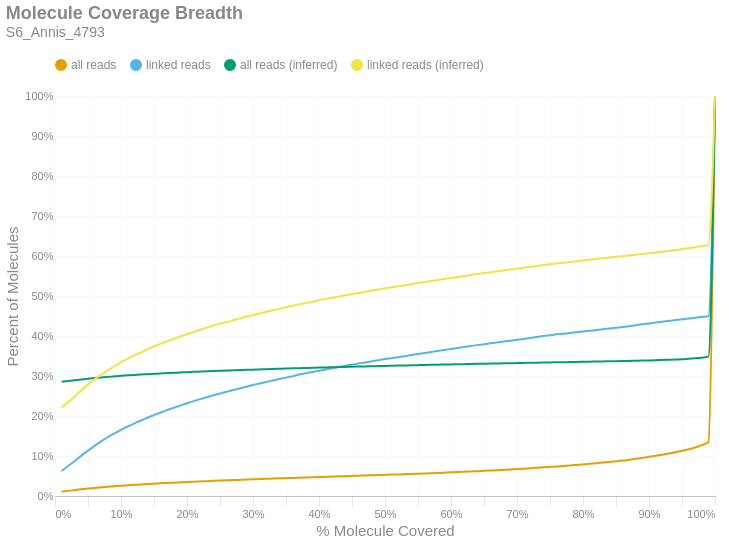

Here is the notebook cell this chart was saved with:
### Markdown cell above
### Molecule Read Coverage
This chart shows molecule coverage breadth as computed by the number of bases aligned to that molecule. In other words, "*how much of each unique long molecule is actually sequenced/aligned?*" Keep in mind there is a distinction between sequences and alignments, since some sequences belonging to a particular molecule may not align well and wouldn't appear in the alignment data. This chart also shows molecule coverage breadth as computed by the *inferred fragment* from which the aligned sequences originate. Unlike read coverage, this calculation takes into account the total insert size, including unsequenced gaps between the forward and reverse reads. Like the previous figures, these are cumulative percents.

### Code cell
if SKIPLR:
    print_html(f"Skipped")
else:
    binned_df = consolidated_hist(valids['coverage_bp'], mask, 0.01, True)
    binned_df_inf = consolidated_hist(valids['coverage_inserts'], mask, 0.01, True)
    binned_df = binned_df.with_columns(pl.lit(binned_df_inf['all reads (cumsum)']).alias('all reads (inferred)'))
    binned_df = binned_df.with_columns(pl.lit(binned_df_inf['linked reads (cumsum)']).alias('linked reads (inferred)'))
    binned_df = binned_df.with_columns(
        (pl.col('bin').cast(pl.Float64) + 0.01).alias('right_edge')
    )

    with SafeRender(binned_df):
        (
            density_plot(binned_df, 'Molecule Coverage Breadth', samplename, 'molcov', ['all reads (inferred)','linked reads (inferred)'])
            .encode(
                #x=alt.X('bin:Q', title="% Molecule Covered").axis(format = '%').scale(padding=0),
                x=alt.X('right_edge:Q', title="% Molecule Covered").axis(format='%').scale(padding=0),
                y=alt.Y('value:Q', title='Percent of Molecules')
                    .axis(format='%')
                    .stack(False)
                    .scale(domainMin=0, padding=0),
                color=alt.Color("key:N").scale(domain = ["all reads", "linked reads", "all reads (inferred)", "linked reads (inferred)"]),
                tooltip = [
                    alt.Tooltip("key:N", title = "Data Type"),
                    alt.Tooltip("range_label:N", title="% Molecule Covered"),
                    alt.Tooltip("value:Q", format = ".2%", title="% Molecules")
                ]
            )
        ).display()

### Figure 1 — Vega-Lite specification as saved in the notebook (floating-point values rounded to 4 significant figures)
{"width": "container", "height": 400, "config": {"title": {"anchor": "start", "dy": -15, "fontSize": 18, "color": "#888888", "subtitleColor": "#888888", "subtitleFontSize": 14}, "arc": {"fill": "#0072B2"}, "axis": {"domainColor": "#888888", "domainWidth": 0.5, "gridWidth": 0.2, "grid": false, "titleFontWeight": 400, "titleFontSize": 15, "labelFontSize": 11, "labelColor": "#888888", "tickColor": "#888888", "tickWidth": 0.2, "titleColor": "#888888"}, "axisBand": {"grid": false}, "axisX": {"grid": true, "tickSize": 10, "domainCap": "round"}, "axisY": {"domain": false, "grid": true, "tickSize": 0, "domainCap": "round"}, "background": "transparent", "header": {"labelFontSize": 15, "labelColor": "#888888", "titleFontSize": 15, "titleFontWeight": 600, "titleColor": "#888888"}, "legend": {"labelFont": "sans-serif", "labelFontSize": 12, "labelColor": "#888888", "symbolSize": 100, "symbolType": "circle", "titleFontSize": 12, "titlePadding": 10, "titleColor": "#888888", "title": null, "orient": "top"}, "range": {"category": ["#E69F00", "#56B4E9", "#009E73", "#F0E442", "#0072B2", "#D55E00", "#CC79A7", "#000000"], "diverging": ["#cfe8f3", "#a2d4ec", "#73bfe2", "#46abdb", "#1696d2", "#12719e"]}, "area": {"fill": "#0072B2", "fillOpacity": 0.7, "line": true, "strokeOpacity": 0.7}, "line": {"color": "#0072B2", "stroke": "#0072B2", "strokeWidth": 2}, "trail": {"color": "#0072B2", "stroke": "#0072B2", "strokeWidth": 0, "size": 1}, "point": {"filled": true, "fillOpacity": 1.0, "size": 95}, "text": {"color": "#888888", "fontSize": 11, "align": "right", "fontWeight": 400, "size": 11}, "bar": {"fill": "#0072B2", "stroke": null}, "view": {"stroke": null, "continuousWidth": 660, "continuousHeight": 400}}, "data": {"name": "data-924c7666ecec34582f297c70f7ebb5e8"}, "mark": {"type": "line", "interpolate": "monotone", "point": {"opacity": 0, "size": 275}}, "encoding": {"color": {"field": "key", "scale": {"domain": ["all reads", "linked reads", "all reads (inferred)", "linked reads (inferred)"]}, "type": "nominal"}, "tooltip": [{"field": "key", "title": "Data Type", "type": "nominal"}, {"field": "range_label", "title": "% Molecule Covered", "type": "nominal"}, {"field": "value", "format": ".2%", "title": "% Molecules", "type": "quantitative"}], "x": {"axis": {"format": "%"}, "field": "right_edge", "scale": {"padding": 0}, "title": "% Molecule Covered", "type": "quantitative"}, "y": {"axis": {"format": "%"}, "field": "value", "scale": {"domainMin": 0, "padding": 0}, "stack": false, "title": "Percent of Molecules", "type": "quantitative"}}, "params": [{"name": "param_c36ac31b6afebe62", "select": {"type": "point", "fields": ["key"]}, "bind": "legend"}], "title": {"text": "Molecule Coverage Breadth", "subtitle": "S6_Annis_4793"}, "transform": [{"fold": ["all reads (cumsum)", "linked reads (cumsum)", "all reads (inferred)", "linked reads (inferred)"]}, {"calculate": "replace(datum.key, ' (cumsum)', '')", "as": "key"}, {"filter": {"param": "param_c36ac31b6afebe62"}}], "usermeta": {"embedOptions": {"downloadFileName": "S6_Annis_4793.molcov"}}, "$schema": "https://vega.github.io/schema/vega-lite/v6.1.0.json", "datasets": {"data-924c7666ecec34582f297c70f7ebb5e8": [{"bin": "0.0", "interval": "0.0-0.01", "all reads": 0.01064, "linked reads": 0.06237, "all reads (cumsum)": 0.01064, "linked reads (cumsum)": 0.06237, "range_label": "0.0-0.01", "all reads (inferred)": 0.2854, "linked reads (inferred)": 0.2215, "right_edge": 0.01}, {"bin": "0.01", "interval": "0.01-0.02", "all reads": 0.002165, "linked reads": 0.0126, "all reads (cumsum)": 0.0128, "linked reads (cumsum)": 0.07497, "range_label": "0.01-0.02", "all reads (inferred)": 0.2873, "linked reads (inferred)": 0.2347, "right_edge": 0.02}, {"bin": "0.02", "interval": "0.02-0.03", "all reads": 0.001988, "linked reads": 0.01247, "all reads (cumsum)": 0.01479, "linked reads (cumsum)": 0.08744, "range_label": "0.02-0.03", "all reads (inferred)": 0.2893, "linked reads (inferred)": 0.2493, "right_edge": 0.03}, {"bin": "0.03", "interval": "0.03-0.04", "all reads": 0.002006, "linked reads": 0.01349, "all reads (cumsum)": 0.0168, "linked reads (cumsum)": 0.1009, "range_label": "0.03-0.04", "all reads (inferred)": 0.2913, "linked reads (inferred)": 0.2644, "right_edge": 0.04}, {"bin": "0.04", "interval": "0.04-0.05", "all reads": 0.001788, "linked reads": 0.01244, "all reads (cumsum)": 0.01858, "linked reads (cumsum)": 0.1134, "range_label": "0.04-0.05", "all reads (inferred)": 0.2931, "linked reads (inferred)": 0.2784, "right_edge": 0.05}, {"bin": "0.05", "interval": "0.05-0.06", "all reads": 0.001656, "linked reads": 0.01197, "all reads (cumsum)": 0.02024, "linked reads (cumsum)": 0.1253, "range_label": "0.05-0.06", "all reads (inferred)": 0.2948, "linked reads (inferred)": 0.2915, "right_edge": 0.06}, {"bin": "0.06", "interval": "0.06-0.07", "all reads": 0.001549, "linked reads": 0.01125, "all reads (cumsum)": 0.02179, "linked reads (cumsum)": 0.1366, "range_label": "0.06-0.07", "all reads (inferred)": 0.2964, "linked reads (inferred)": 0.3035, "right_edge": 0.07}, {"bin": "0.07", "interval": "0.07-0.08", "all reads": 0.001478, "linked reads": 0.01074, "all reads (cumsum)": 0.02327, "linked reads (cumsum)": 0.1473, "range_label": "0.07-0.08", "all reads (inferred)": 0.2978, "linked reads (inferred)": 0.3142, "right_edge": 0.08}, {"bin": "0.08", "interval": "0.08-0.09", "all reads": 0.001227, "linked reads": 0.009002, "all reads (cumsum)": 0.02449, "linked reads (cumsum)": 0.1563, "range_label": "0.08-0.09", "all reads (inferred)": 0.2991, "linked reads (inferred)": 0.3243, "right_edge": 0.09}, {"bin": "0.09", "interval": "0.09-0.1", "all reads": 0.001211, "linked reads": 0.008779, "all reads (cumsum)": 0.0257, "linked reads (cumsum)": 0.1651, "range_label": "0.09-0.1", "all reads (inferred)": 0.3004, "linked reads (inferred)": 0.3344, "right_edge": 0.1}, {"bin": "0.1", "interval": "0.1-0.11", "all reads": 0.001156, "linked reads": 0.008598, "all reads (cumsum)": 0.02686, "linked reads (cumsum)": 0.1737, "range_label": "0.1-0.11", "all reads (inferred)": 0.3016, "linked reads (inferred)": 0.343, "right_edge": 0.11}, {"bin": "0.11", "interval": "0.11-0.12", "all reads": 0.001, "linked reads": 0.007218, "all reads (cumsum)": 0.02786, "linked reads (cumsum)": 0.1809, "range_label": "0.11-0.12", "all reads (inferred)": 0.3027, "linked reads (inferred)": 0.3514, "right_edge": 0.12}, {"bin": "0.12", "interval": "0.12-0.13", "all reads": 0.001085, "linked reads": 0.007831, "all reads (cumsum)": 0.02895, "linked reads (cumsum)": 0.1888, "range_label": "0.12-0.13", "all reads (inferred)": 0.3036, "linked reads (inferred)": 0.3584, "right_edge": 0.13}, {"bin": "0.13", "interval": "0.13-0.14", "all reads": 0.0009556, "linked reads": 0.006884, "all reads (cumsum)": 0.0299, "linked reads (cumsum)": 0.1956, "range_label": "0.13-0.14", "all reads (inferred)": 0.3047, "linked reads (inferred)": 0.3666, "right_edge": 0.14}, {"bin": "0.14", "interval": "0.14-0.15", "all reads": 0.0009107, "linked reads": 0.006521, "all reads (cumsum)": 0.03081, "linked reads (cumsum)": 0.2022, "range_label": "0.14-0.15", "all reads (inferred)": 0.3056, "linked reads (inferred)": 0.3736, "right_edge": 0.15}, {"bin": "0.15", "interval": "0.15-0.16", "all reads": 0.0009171, "linked reads": 0.006661, "all reads (cumsum)": 0.03173, "linked reads (cumsum)": 0.2088, "range_label": "0.15-0.16", "all reads (inferred)": 0.3065, "linked reads (inferred)": 0.3807, "right_edge": 0.16}, {"bin": "0.16", "interval": "0.16-0.17", "all reads": 0.0008337, "linked reads": 0.006048, "all reads (cumsum)": 0.03256, "linked reads (cumsum)": 0.2149, "range_label": "0.16-0.17", "all reads (inferred)": 0.3073, "linked reads (inferred)": 0.387, "right_edge": 0.17}, {"bin": "0.17", "interval": "0.17-0.18", "all reads": 0.0008434, "linked reads": 0.005839, "all reads (cumsum)": 0.03341, "linked reads (cumsum)": 0.2207, "range_label": "0.17-0.18", "all reads (inferred)": 0.3081, "linked reads (inferred)": 0.3929, "right_edge": 0.18}, {"bin": "0.18", "interval": "0.18-0.19", "all reads": 0.0007792, "linked reads": 0.005546, "all reads (cumsum)": 0.03418, "linked reads (cumsum)": 0.2263, "range_label": "0.18-0.19", "all reads (inferred)": 0.3089, "linked reads (inferred)": 0.3988, "right_edge": 0.19}, {"bin": "0.19", "interval": "0.19-0.2", "all reads": 0.0008081, "linked reads": 0.00563, "all reads (cumsum)": 0.03499, "linked reads (cumsum)": 0.2319, "range_label": "0.19-0.2", "all reads (inferred)": 0.3096, "linked reads (inferred)": 0.4045, "right_edge": 0.2}, {"bin": "0.2", "interval": "0.2-0.21", "all reads": 0.0007247, "linked reads": 0.005253, "all reads (cumsum)": 0.03572, "linked reads (cumsum)": 0.2371, "range_label": "0.2-0.21", "all reads (inferred)": 0.3103, "linked reads (inferred)": 0.4103, "right_edge": 0.21}, {"bin": "0.21", "interval": "0.21-0.22", "all reads": 0.0007103, "linked reads": 0.004961, "all reads (cumsum)": 0.03643, "linked reads (cumsum)": 0.2421, "range_label": "0.21-0.22", "all reads (inferred)": 0.311, "linked reads (inferred)": 0.4156, "right_edge": 0.22}, {"bin": "0.22", "interval": "0.22-0.23", "all reads": 0.0007151, "linked reads": 0.004849, "all reads (cumsum)": 0.03714, "linked reads (cumsum)": 0.2469, "range_label": "0.22-0.23", "all reads (inferred)": 0.3118, "linked reads (inferred)": 0.421, "right_edge": 0.23}, {"bin": "0.23", "interval": "0.23-0.24", "all reads": 0.0006814, "linked reads": 0.004863, "all reads (cumsum)": 0.03782, "linked reads (cumsum)": 0.2518, "range_label": "0.23-0.24", "all reads (inferred)": 0.3124, "linked reads (inferred)": 0.4261, "right_edge": 0.24}, {"bin": "0.24", "interval": "0.24-0.25", "all reads": 0.0006654, "linked reads": 0.004557, "all reads (cumsum)": 0.03849, "linked reads (cumsum)": 0.2564, "range_label": "0.24-0.25", "all reads (inferred)": 0.313, "linked reads (inferred)": 0.4309, "right_edge": 0.25}, {"bin": "0.25", "interval": "0.25-0.26", "all reads": 0.0006397, "linked reads": 0.004278, "all reads (cumsum)": 0.03913, "linked reads (cumsum)": 0.2606, "range_label": "0.25-0.26", "all reads (inferred)": 0.3136, "linked reads (inferred)": 0.435, "right_edge": 0.26}, {"bin": "0.26", "interval": "0.26-0.27", "all reads": 0.0007007, "linked reads": 0.004431, "all reads (cumsum)": 0.03983, "linked reads (cumsum)": 0.2651, "range_label": "0.26-0.27", "all reads (inferred)": 0.3142, "linked reads (inferred)": 0.4396, "right_edge": 0.27}, {"bin": "0.27", "interval": "0.27-0.28", "all reads": 0.0005997, "linked reads": 0.003874, "all reads (cumsum)": 0.04043, "linked reads (cumsum)": 0.269, "range_label": "0.27-0.28", "all reads (inferred)": 0.3148, "linked reads (inferred)": 0.4441, "right_edge": 0.28}, {"bin": "0.28", "interval": "0.28-0.29", "all reads": 0.0006381, "linked reads": 0.004348, "all reads (cumsum)": 0.04107, "linked reads (cumsum)": 0.2733, "range_label": "0.28-0.29", "all reads (inferred)": 0.3154, "linked reads (inferred)": 0.4486, "right_edge": 0.29}, {"bin": "0.29", "interval": "0.29-0.3", "all reads": 0.0006285, "linked reads": 0.004055, "all reads (cumsum)": 0.0417, "linked reads (cumsum)": 0.2774, "range_label": "0.29-0.3", "all reads (inferred)": 0.3159, "linked reads (inferred)": 0.4521, "right_edge": 0.3}, {"bin": "0.3", "interval": "0.3-0.31", "all reads": 0.0005852, "linked reads": 0.003832, "all reads (cumsum)": 0.04228, "linked reads (cumsum)": 0.2812, "range_label": "0.3-0.31", "all reads (inferred)": 0.3165, "linked reads (inferred)": 0.4563, "right_edge": 0.31}, {"bin": "0.31", "interval": "0.31-0.32", "all reads": 0.0006013, "linked reads": 0.003888, "all reads (cumsum)": 0.04288, "linked reads (cumsum)": 0.2851, "range_label": "0.31-0.32", "all reads (inferred)": 0.317, "linked reads (inferred)": 0.4605, "right_edge": 0.32}, {"bin": "0.32", "interval": "0.32-0.33", "all reads": 0.0005916, "linked reads": 0.003832, "all reads (cumsum)": 0.04347, "linked reads (cumsum)": 0.2889, "range_label": "0.32-0.33", "all reads (inferred)": 0.3176, "linked reads (inferred)": 0.4643, "right_edge": 0.33}, {"bin": "0.33", "interval": "0.33-0.34", "all reads": 0.000598, "linked reads": 0.003623, "all reads (cumsum)": 0.04407, "linked reads (cumsum)": 0.2925, "range_label": "0.33-0.34", "all reads (inferred)": 0.3181, "linked reads (inferred)": 0.4682, "right_edge": 0.34}, {"bin": "0.34", "interval": "0.34-0.35", "all reads": 0.0005387, "linked reads": 0.003428, "all reads (cumsum)": 0.04461, "linked reads (cumsum)": 0.296, "range_label": "0.34-0.35", "all reads (inferred)": 0.3186, "linked reads (inferred)": 0.472, "right_edge": 0.35}, {"bin": "0.35", "interval": "0.35-0.36", "all reads": 0.0005451, "linked reads": 0.003609, "all reads (cumsum)": 0.04516, "linked reads (cumsum)": 0.2996, "range_label": "0.35-0.36", "all reads (inferred)": 0.3191, "linked reads (inferred)": 0.4757, "right_edge": 0.36}, {"bin": "0.36", "interval": "0.36-0.37", "all reads": 0.0006173, "linked reads": 0.003971, "all reads (cumsum)": 0.04577, "linked reads (cumsum)": 0.3035, "range_label": "0.36-0.37", "all reads (inferred)": 0.3196, "linked reads (inferred)": 0.4793, "right_edge": 0.37}, {"bin": "0.37", "interval": "0.37-0.38", "all reads": 0.0005692, "linked reads": 0.003316, "all reads (cumsum)": 0.04634, "linked reads (cumsum)": 0.3069, "range_label": "0.37-0.38", "all reads (inferred)": 0.3201, "linked reads (inferred)": 0.4825, "right_edge": 0.38}, {"bin": "0.38", "interval": "0.38-0.39", "all reads": 0.0005548, "linked reads": 0.003121, "all reads (cumsum)": 0.0469, "linked reads (cumsum)": 0.31, "range_label": "0.38-0.39", "all reads (inferred)": 0.3205, "linked reads (inferred)": 0.4857, "right_edge": 0.39}, {"bin": "0.39", "interval": "0.39-0.4", "all reads": 0.0005387, "linked reads": 0.003163, "all reads (cumsum)": 0.04744, "linked reads (cumsum)": 0.3131, "range_label": "0.39-0.4", "all reads (inferred)": 0.321, "linked reads (inferred)": 0.4895, "right_edge": 0.4}, {"bin": "0.4", "interval": "0.4-0.41", "all reads": 0.0005307, "linked reads": 0.003121, "all reads (cumsum)": 0.04797, "linked reads (cumsum)": 0.3163, "range_label": "0.4-0.41", "all reads (inferred)": 0.3214, "linked reads (inferred)": 0.4924, "right_edge": 0.41}, {"bin": "0.41", "interval": "0.41-0.42", "all reads": 0.0005612, "linked reads": 0.003316, "all reads (cumsum)": 0.04853, "linked reads (cumsum)": 0.3196, "range_label": "0.41-0.42", "all reads (inferred)": 0.3219, "linked reads (inferred)": 0.4957, "right_edge": 0.42}, {"bin": "0.42", "interval": "0.42-0.43", "all reads": 0.0005499, "linked reads": 0.00294, "all reads (cumsum)": 0.04908, "linked reads (cumsum)": 0.3225, "range_label": "0.42-0.43", "all reads (inferred)": 0.3223, "linked reads (inferred)": 0.4987, "right_edge": 0.43}, {"bin": "0.43", "interval": "0.43-0.44", "all reads": 0.0005724, "linked reads": 0.002954, "all reads (cumsum)": 0.04965, "linked reads (cumsum)": 0.3255, "range_label": "0.43-0.44", "all reads (inferred)": 0.3228, "linked reads (inferred)": 0.5017, "right_edge": 0.44}, {"bin": "0.44", "interval": "0.44-0.45", "all reads": 0.0005259, "linked reads": 0.002829, "all reads (cumsum)": 0.05018, "linked reads (cumsum)": 0.3283, "range_label": "0.44-0.45", "all reads (inferred)": 0.3232, "linked reads (inferred)": 0.5048, "right_edge": 0.45}, {"bin": "0.45", "interval": "0.45-0.46", "all reads": 0.0005532, "linked reads": 0.003121, "all reads (cumsum)": 0.05073, "linked reads (cumsum)": 0.3314, "range_label": "0.45-0.46", "all reads (inferred)": 0.3236, "linked reads (inferred)": 0.5077, "right_edge": 0.46}, {"bin": "0.46", "interval": "0.46-0.47", "all reads": 0.0004938, "linked reads": 0.00248, "all reads (cumsum)": 0.05122, "linked reads (cumsum)": 0.3339, "range_label": "0.46-0.47", "all reads (inferred)": 0.324, "linked reads (inferred)": 0.5105, "right_edge": 0.47}, {"bin": "0.47", "interval": "0.47-0.48", "all reads": 0.0005435, "linked reads": 0.002829, "all reads (cumsum)": 0.05177, "linked reads (cumsum)": 0.3367, "range_label": "0.47-0.48", "all reads (inferred)": 0.3244, "linked reads (inferred)": 0.5136, "right_edge": 0.48}, {"bin": "0.48", "interval": "0.48-0.49", "all reads": 0.0005483, "linked reads": 0.002815, "all reads (cumsum)": 0.05232, "linked reads (cumsum)": 0.3395, "range_label": "0.48-0.49", "all reads (inferred)": 0.3248, "linked reads (inferred)": 0.5162, "right_edge": 0.49}, {"bin": "0.49", "interval": "0.49-0.5", "all reads": 0.0006157, "linked reads": 0.002843, "all reads (cumsum)": 0.05293, "linked reads (cumsum)": 0.3424, "range_label": "0.49-0.5", "all reads (inferred)": 0.3253, "linked reads (inferred)": 0.5194, "right_edge": 0.5}, {"bin": "0.5", "interval": "0.5-0.51", "all reads": 0.0005099, "linked reads": 0.002216, "all reads (cumsum)": 0.05344, "linked reads (cumsum)": 0.3446, "range_label": "0.5-0.51", "all reads (inferred)": 0.3256, "linked reads (inferred)": 0.5219, "right_edge": 0.51}, {"bin": "0.51", "interval": "0.51-0.52", "all reads": 0.0005884, "linked reads": 0.002522, "all reads (cumsum)": 0.05403, "linked reads (cumsum)": 0.3471, "range_label": "0.51-0.52", "all reads (inferred)": 0.326, "linked reads (inferred)": 0.5244, "right_edge": 0.52}, {"bin": "0.52", "interval": "0.52-0.53", "all reads": 0.0005964, "linked reads": 0.002508, "all reads (cumsum)": 0.05463, "linked reads (cumsum)": 0.3496, "range_label": "0.52-0.53", "all reads (inferred)": 0.3264, "linked reads (inferred)": 0.5269, "right_edge": 0.53}, {"bin": "0.53", "interval": "0.53-0.54", "all reads": 0.0006045, "linked reads": 0.002801, "all reads (cumsum)": 0.05523, "linked reads (cumsum)": 0.3524, "range_label": "0.53-0.54", "all reads (inferred)": 0.3267, "linked reads (inferred)": 0.5296, "right_edge": 0.54}, {"bin": "0.54", "interval": "0.54-0.55", "all reads": 0.0006494, "linked reads": 0.002703, "all reads (cumsum)": 0.05588, "linked reads (cumsum)": 0.3551, "range_label": "0.54-0.55", "all reads (inferred)": 0.3271, "linked reads (inferred)": 0.5325, "right_edge": 0.55}, {"bin": "0.55", "interval": "0.55-0.56", "all reads": 0.0006013, "linked reads": 0.002592, "all reads (cumsum)": 0.05648, "linked reads (cumsum)": 0.3577, "range_label": "0.55-0.56", "all reads (inferred)": 0.3276, "linked reads (inferred)": 0.5352, "right_edge": 0.56}, {"bin": "0.56", "interval": "0.56-0.57", "all reads": 0.0006173, "linked reads": 0.002383, "all reads (cumsum)": 0.0571, "linked reads (cumsum)": 0.3601, "range_label": "0.56-0.57", "all reads (inferred)": 0.3279, "linked reads (inferred)": 0.5377, "right_edge": 0.57}, {"bin": "0.57", "interval": "0.57-0.58", "all reads": 0.0006461, "linked reads": 0.002522, "all reads (cumsum)": 0.05774, "linked reads (cumsum)": 0.3626, "range_label": "0.57-0.58", "all reads (inferred)": 0.3283, "linked reads (inferred)": 0.54, "right_edge": 0.58}, {"bin": "0.58", "interval": "0.58-0.59", "all reads": 0.000667, "linked reads": 0.002578, "all reads (cumsum)": 0.05841, "linked reads (cumsum)": 0.3652, "range_label": "0.58-0.59", "all reads (inferred)": 0.3286, "linked reads (inferred)": 0.5424, "right_edge": 0.59}, {"bin": "0.59", "interval": "0.59-0.6", "all reads": 0.0006846, "linked reads": 0.002327, "all reads (cumsum)": 0.0591, "linked reads (cumsum)": 0.3675, "range_label": "0.59-0.6", "all reads (inferred)": 0.329, "linked reads (inferred)": 0.545, "right_edge": 0.6}, {"bin": "0.6", "interval": "0.6-0.61", "all reads": 0.0007295, "linked reads": 0.002425, "all reads (cumsum)": 0.05983, "linked reads (cumsum)": 0.37, "range_label": "0.6-0.61", "all reads (inferred)": 0.3293, "linked reads (inferred)": 0.5474, "right_edge": 0.61}, {"bin": "0.61", "interval": "0.61-0.62", "all reads": 0.0007776, "linked reads": 0.002439, "all reads (cumsum)": 0.0606, "linked reads (cumsum)": 0.3724, "range_label": "0.61-0.62", "all reads (inferred)": 0.3297, "linked reads (inferred)": 0.55, "right_edge": 0.62}, {"bin": "0.62", "interval": "0.62-0.63", "all reads": 0.0008434, "linked reads": 0.002759, "all reads (cumsum)": 0.06145, "linked reads (cumsum)": 0.3752, "range_label": "0.62-0.63", "all reads (inferred)": 0.33, "linked reads (inferred)": 0.5525, "right_edge": 0.63}, {"bin": "0.63", "interval": "0.63-0.64", "all reads": 0.0007279, "linked reads": 0.002202, "all reads (cumsum)": 0.06217, "linked reads (cumsum)": 0.3774, "range_label": "0.63-0.64", "all reads (inferred)": 0.3304, "linked reads (inferred)": 0.5549, "right_edge": 0.64}, {"bin": "0.64", "interval": "0.64-0.65", "all reads": 0.00076, "linked reads": 0.001965, "all reads (cumsum)": 0.06293, "linked reads (cumsum)": 0.3793, "range_label": "0.64-0.65", "all reads (inferred)": 0.3307, "linked reads (inferred)": 0.5572, "right_edge": 0.65}, {"bin": "0.65", "interval": "0.65-0.66", "all reads": 0.0008049, "linked reads": 0.002327, "all reads (cumsum)": 0.06374, "linked reads (cumsum)": 0.3817, "range_label": "0.65-0.66", "all reads (inferred)": 0.331, "linked reads (inferred)": 0.5594, "right_edge": 0.66}, {"bin": "0.66", "interval": "0.66-0.67", "all reads": 0.0008626, "linked reads": 0.002397, "all reads (cumsum)": 0.0646, "linked reads (cumsum)": 0.3841, "range_label": "0.66-0.67", "all reads (inferred)": 0.3314, "linked reads (inferred)": 0.5617, "right_edge": 0.67}, {"bin": "0.67", "interval": "0.67-0.68", "all reads": 0.0008866, "linked reads": 0.002104, "all reads (cumsum)": 0.06549, "linked reads (cumsum)": 0.3862, "range_label": "0.67-0.68", "all reads (inferred)": 0.3317, "linked reads (inferred)": 0.5638, "right_edge": 0.68}, {"bin": "0.68", "interval": "0.68-0.69", "all reads": 0.000885, "linked reads": 0.002202, "all reads (cumsum)": 0.06637, "linked reads (cumsum)": 0.3884, "range_label": "0.68-0.69", "all reads (inferred)": 0.332, "linked reads (inferred)": 0.5662, "right_edge": 0.69}, {"bin": "0.69", "interval": "0.69-0.7", "all reads": 0.001012, "linked reads": 0.00223, "all reads (cumsum)": 0.06739, "linked reads (cumsum)": 0.3906, "range_label": "0.69-0.7", "all reads (inferred)": 0.3323, "linked reads (inferred)": 0.5684, "right_edge": 0.7}, {"bin": "0.7", "interval": "0.7-0.71", "all reads": 0.0009203, "linked reads": 0.002188, "all reads (cumsum)": 0.06831, "linked reads (cumsum)": 0.3928, "range_label": "0.7-0.71", "all reads (inferred)": 0.3327, "linked reads (inferred)": 0.5708, "right_edge": 0.71}, {"bin": "0.71", "interval": "0.71-0.72", "all reads": 0.001111, "linked reads": 0.002466, "all reads (cumsum)": 0.06942, "linked reads (cumsum)": 0.3952, "range_label": "0.71-0.72", "all reads (inferred)": 0.333, "linked reads (inferred)": 0.573, "right_edge": 0.72}, {"bin": "0.72", "interval": "0.72-0.73", "all reads": 0.001092, "linked reads": 0.002188, "all reads (cumsum)": 0.07051, "linked reads (cumsum)": 0.3974, "range_label": "0.72-0.73", "all reads (inferred)": 0.3333, "linked reads (inferred)": 0.5751, "right_edge": 0.73}, {"bin": "0.73", "interval": "0.73-0.74", "all reads": 0.001177, "linked reads": 0.002397, "all reads (cumsum)": 0.07169, "linked reads (cumsum)": 0.3998, "range_label": "0.73-0.74", "all reads (inferred)": 0.3336, "linked reads (inferred)": 0.5773, "right_edge": 0.74}, {"bin": "0.74", "interval": "0.74-0.75", "all reads": 0.001145, "linked reads": 0.002104, "all reads (cumsum)": 0.07283, "linked reads (cumsum)": 0.4019, "range_label": "0.74-0.75", "all reads (inferred)": 0.334, "linked reads (inferred)": 0.5794, "right_edge": 0.75}, {"bin": "0.75", "interval": "0.75-0.76", "all reads": 0.001127, "linked reads": 0.00216, "all reads (cumsum)": 0.07396, "linked reads (cumsum)": 0.4041, "range_label": "0.75-0.76", "all reads (inferred)": 0.3342, "linked reads (inferred)": 0.5811, "right_edge": 0.76}, {"bin": "0.76", "interval": "0.76-0.77", "all reads": 0.001228, "linked reads": 0.001798, "all reads (cumsum)": 0.07519, "linked reads (cumsum)": 0.4059, "range_label": "0.76-0.77", "all reads (inferred)": 0.3345, "linked reads (inferred)": 0.583, "right_edge": 0.77}, {"bin": "0.77", "interval": "0.77-0.78", "all reads": 0.00118, "linked reads": 0.001449, "all reads (cumsum)": 0.07637, "linked reads (cumsum)": 0.4073, "range_label": "0.77-0.78", "all reads (inferred)": 0.3348, "linked reads (inferred)": 0.585, "right_edge": 0.78}, {"bin": "0.78", "interval": "0.78-0.79", "all reads": 0.001315, "linked reads": 0.002007, "all reads (cumsum)": 0.07768, "linked reads (cumsum)": 0.4093, "range_label": "0.78-0.79", "all reads (inferred)": 0.3351, "linked reads (inferred)": 0.5868, "right_edge": 0.79}, {"bin": "0.79", "interval": "0.79-0.8", "all reads": 0.001316, "linked reads": 0.001965, "all reads (cumsum)": 0.079, "linked reads (cumsum)": 0.4113, "range_label": "0.79-0.8", "all reads (inferred)": 0.3355, "linked reads (inferred)": 0.5888, "right_edge": 0.8}, {"bin": "0.8", "interval": "0.8-0.81", "all reads": 0.001355, "linked reads": 0.001756, "all reads (cumsum)": 0.08035, "linked reads (cumsum)": 0.4131, "range_label": "0.8-0.81", "all reads (inferred)": 0.3358, "linked reads (inferred)": 0.591, "right_edge": 0.81}, {"bin": "0.81", "interval": "0.81-0.82", "all reads": 0.001518, "linked reads": 0.001825, "all reads (cumsum)": 0.08187, "linked reads (cumsum)": 0.4149, "range_label": "0.81-0.82", "all reads (inferred)": 0.3361, "linked reads (inferred)": 0.5926, "right_edge": 0.82}, {"bin": "0.82", "interval": "0.82-0.83", "all reads": 0.001631, "linked reads": 0.00177, "all reads (cumsum)": 0.0835, "linked reads (cumsum)": 0.4167, "range_label": "0.82-0.83", "all reads (inferred)": 0.3364, "linked reads (inferred)": 0.5945, "right_edge": 0.83}, {"bin": "0.83", "interval": "0.83-0.84", "all reads": 0.001613, "linked reads": 0.001923, "all reads (cumsum)": 0.08511, "linked reads (cumsum)": 0.4186, "range_label": "0.83-0.84", "all reads (inferred)": 0.3368, "linked reads (inferred)": 0.5963, "right_edge": 0.84}, {"bin": "0.84", "interval": "0.84-0.85", "all reads": 0.001775, "linked reads": 0.001909, "all reads (cumsum)": 0.08689, "linked reads (cumsum)": 0.4205, "range_label": "0.84-0.85", "all reads (inferred)": 0.3371, "linked reads (inferred)": 0.5981, "right_edge": 0.85}, {"bin": "0.85", "interval": "0.85-0.86", "all reads": 0.001756, "linked reads": 0.001979, "all reads (cumsum)": 0.08864, "linked reads (cumsum)": 0.4225, "range_label": "0.85-0.86", "all reads (inferred)": 0.3374, "linked reads (inferred)": 0.5997, "right_edge": 0.86}, {"bin": "0.86", "interval": "0.86-0.87", "all reads": 0.002091, "linked reads": 0.002188, "all reads (cumsum)": 0.09073, "linked reads (cumsum)": 0.4247, "range_label": "0.86-0.87", "all reads (inferred)": 0.3378, "linked reads (inferred)": 0.6015, "right_edge": 0.87}, {"bin": "0.87", "interval": "0.87-0.88", "all reads": 0.002182, "linked reads": 0.002341, "all reads (cumsum)": 0.09292, "linked reads (cumsum)": 0.427, "range_label": "0.87-0.88", "all reads (inferred)": 0.3381, "linked reads (inferred)": 0.6031, "right_edge": 0.88}, {"bin": "0.88", "interval": "0.88-0.89", "all reads": 0.002378, "linked reads": 0.002425, "all reads (cumsum)": 0.09529, "linked reads (cumsum)": 0.4294, "range_label": "0.88-0.89", "all reads (inferred)": 0.3385, "linked reads (inferred)": 0.6051, "right_edge": 0.89}, {"bin": "0.89", "interval": "0.89-0.9", "all reads": 0.002583, "linked reads": 0.001937, "all reads (cumsum)": 0.09788, "linked reads (cumsum)": 0.4314, "range_label": "0.89-0.9", "all reads (inferred)": 0.339, "linked reads (inferred)": 0.6071, "right_edge": 0.9}, {"bin": "0.9", "interval": "0.9-0.91", "all reads": 0.00258, "linked reads": 0.002118, "all reads (cumsum)": 0.1005, "linked reads (cumsum)": 0.4335, "range_label": "0.9-0.91", "all reads (inferred)": 0.3395, "linked reads (inferred)": 0.6088, "right_edge": 0.91}, {"bin": "0.91", "interval": "0.91-0.92", "all reads": 0.00279, "linked reads": 0.002118, "all reads (cumsum)": 0.1032, "linked reads (cumsum)": 0.4356, "range_label": "0.91-0.92", "all reads (inferred)": 0.3401, "linked reads (inferred)": 0.6106, "right_edge": 0.92}, {"bin": "0.92", "interval": "0.92-0.93", "all reads": 0.003005, "linked reads": 0.002076, "all reads (cumsum)": 0.1063, "linked reads (cumsum)": 0.4377, "range_label": "0.92-0.93", "all reads (inferred)": 0.3407, "linked reads (inferred)": 0.6125, "right_edge": 0.93}, {"bin": "0.93", "interval": "0.93-0.94", "all reads": 0.003381, "linked reads": 0.002062, "all reads (cumsum)": 0.1096, "linked reads (cumsum)": 0.4397, "range_label": "0.93-0.94", "all reads (inferred)": 0.3413, "linked reads (inferred)": 0.6148, "right_edge": 0.94}, {"bin": "0.94", "interval": "0.94-0.95", "all reads": 0.003547, "linked reads": 0.001895, "all reads (cumsum)": 0.1132, "linked reads (cumsum)": 0.4416, "range_label": "0.94-0.95", "all reads (inferred)": 0.342, "linked reads (inferred)": 0.617, "right_edge": 0.95}, {"bin": "0.95", "interval": "0.95-0.96", "all reads": 0.003749, "linked reads": 0.002076, "all reads (cumsum)": 0.1169, "linked reads (cumsum)": 0.4437, "range_label": "0.95-0.96", "all reads (inferred)": 0.3433, "linked reads (inferred)": 0.6195, "right_edge": 0.96}, {"bin": "0.96", "interval": "0.96-0.97", "all reads": 0.00447, "linked reads": 0.001867, "all reads (cumsum)": 0.1214, "linked reads (cumsum)": 0.4456, "range_label": "0.96-0.97", "all reads (inferred)": 0.3442, "linked reads (inferred)": 0.622, "right_edge": 0.97}, {"bin": "0.97", "interval": "0.97-0.98", "all reads": 0.005851, "linked reads": 0.002104, "all reads (cumsum)": 0.1272, "linked reads (cumsum)": 0.4477, "range_label": "0.97-0.98", "all reads (inferred)": 0.3458, "linked reads (inferred)": 0.6248, "right_edge": 0.98}, {"bin": "0.98", "interval": "0.98-0.99", "all reads": 0.007935, "linked reads": 0.001937, "all reads (cumsum)": 0.1352, "linked reads (cumsum)": 0.4496, "range_label": "0.98-0.99", "all reads (inferred)": 0.3484, "linked reads (inferred)": 0.6274, "right_edge": 0.99}, {"bin": "0.99", "interval": "0.99-1.0", "all reads": 0.8648, "linked reads": 0.5504, "all reads (cumsum)": 1.0, "linked reads (cumsum)": 1.0, "range_label": "0.99-1.0", "all reads (inferred)": 1.0, "linked reads (inferred)": 1.0, "right_edge": 1.0}]}}
